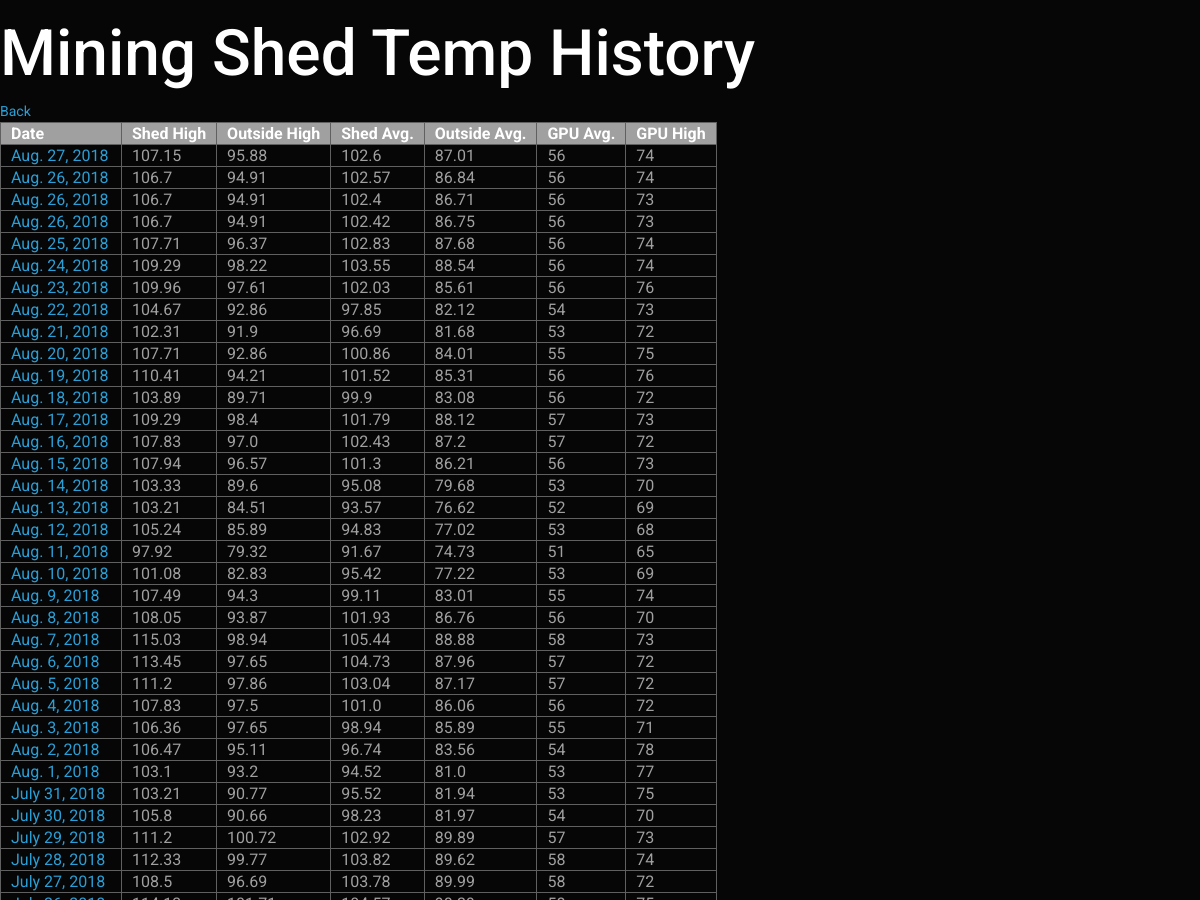
The page /history_list (upper part) on the database as committed earlier.
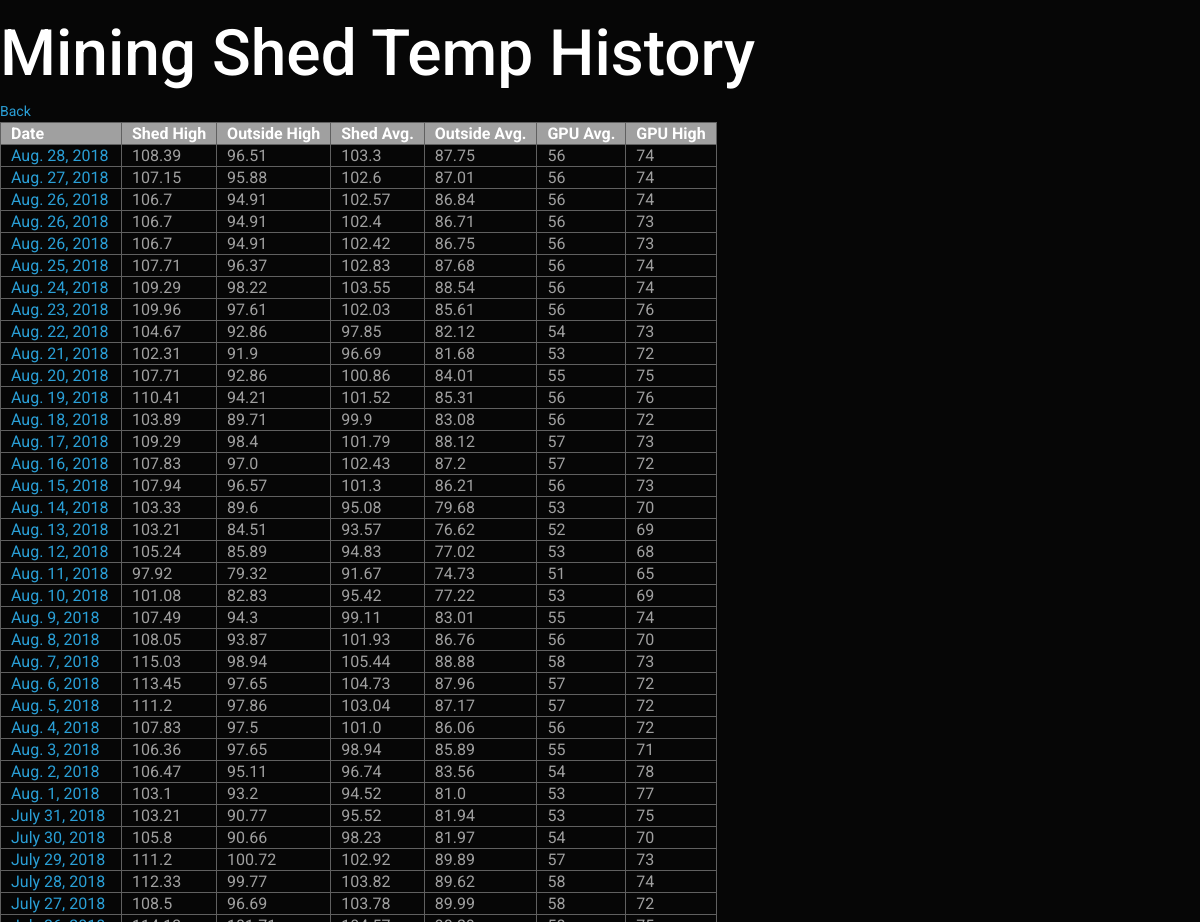
The same page on the database as committed later.
### temp/models.py (models this page shows)
class History(models.Model):
        class Meta:
                ordering = ['-date']
	date = models.DateField()
	avgshed = models.FloatField()
	highshed = models.FloatField()
        avgouts = models.FloatField()
	highouts = models.FloatField()
        avggpu = models.IntegerField()
        highgpu = models.IntegerField()
	starttime = models.DateTimeField()
        endtime = models.DateTimeField(default=timezone.now)
	def __str__(self):
		return self.date.strftime("%m/%d/%Y")

### temp/views.py (the view)
# urls.py: url(r'history_list', views.history_list, name='history_list'),
def history_list(request):
	historys = History.objects.all().order_by('-date')
	return render(request, 'temp/history_list.html', {'historys': historys})

### temp/templates/temp/history_list.html (shortened to what this page needs)
<html>
<head>
</head>
<link rel="stylesheet" href="https://bootswatch.com/4/cyborg/bootstrap.min.css">
<link rel="stylesheet" href="https://bootswatch.com/4/cyborg/bootstrap.css">
<body bgcolor="#000000">
<p>
<div>
 <h1><FONT COLOR="#FFFFFF">Mining Shed Temp History</FONT></h1>
</div>
<a href="..">Back</a>
<table>
 <tr>
  <th bgcolor="#A0A0A0">Date</th>
  <th bgcolor="#A0A0A0">Shed High</th>
  <th bgcolor="#A0A0A0">Outside High</th>
  <th bgcolor="#A0A0A0">Shed Avg.</th>
  <th bgcolor="#A0A0A0">Outside Avg.</th>
  <th bgcolor="#A0A0A0">GPU Avg.</th>
  <th bgcolor="#A0A0A0">GPU High</th>
 </tr>
{% for history in historys %}
 <tr>
  <td> <FONT COLOR="#A0A0A0"><a href="{% url 'history_graph' date=history.date %}">{{ history.date }}</a></FONT></td>
  <td> <FONT COLOR="#A0A0A0">{{ history.highshed }}</FONT></td>
  <td> <FONT COLOR="#A0A0A0">{{ history.highouts }}</FONT></td>
  <td> <FONT COLOR="#A0A0A0">{{ history.avgshed }}</FONT></td>
  <td> <FONT COLOR="#A0A0A0">{{ history.avgouts }}</FONT></td>
  <td> <FONT COLOR="#A0A0A0">{{ history.avggpu }}</FONT></td>
  <td> <FONT COLOR="#A0A0A0">{{ history.highgpu }}</FONT></td>
 </tr>
{% endfor %}
</table>
</html>

Rows that differ between the two databases and show on the page:
added History: date "Aug. 28, 2018", highshed "108.39", highouts "96.51", avgshed "103.3", avgouts "87.75", avggpu "56", highgpu "74"
